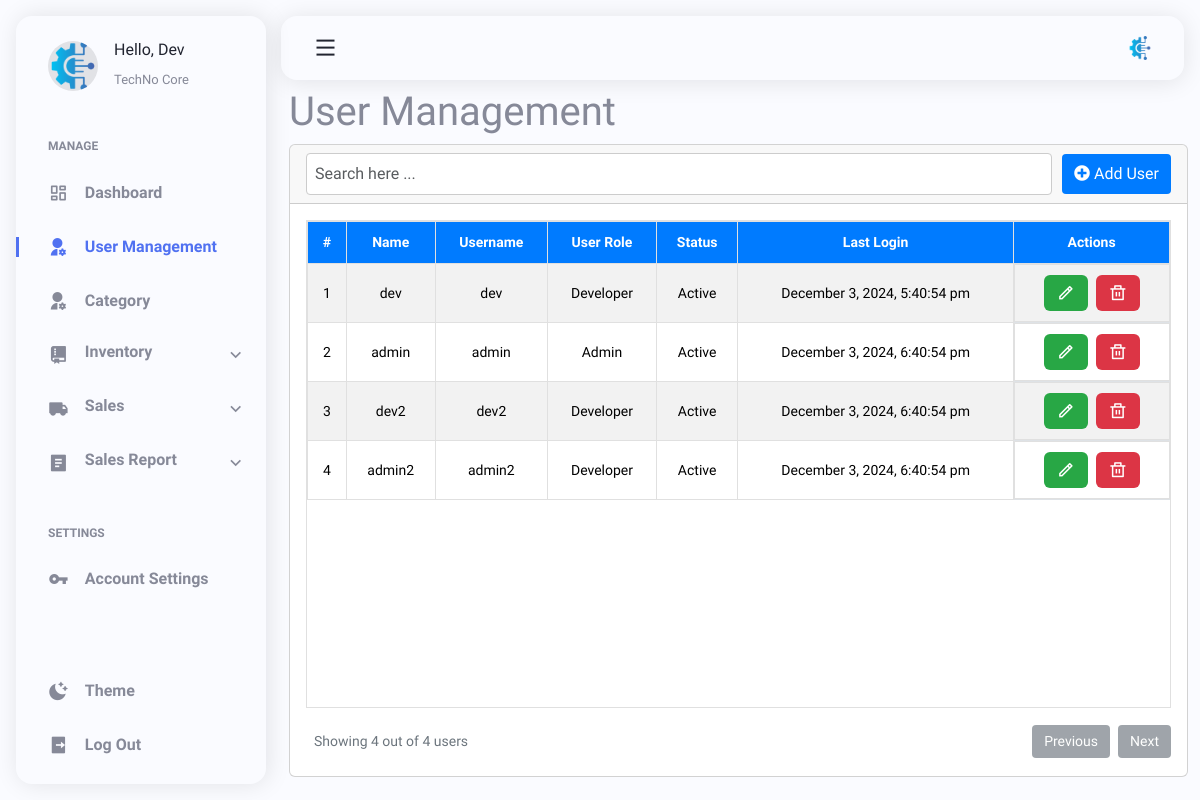
Page /pages/user_management.php (signed in) on the committed database.
### tables this page shows
CREATE TABLE `users` (
  `User_id` int(11) UNSIGNED NOT NULL,
  `name` varchar(60) NOT NULL,
  `username` varchar(50) NOT NULL,
  `password` varchar(255) NOT NULL,
  `user_level` int(11) NOT NULL,
  `image` varchar(255) DEFAULT 'no_image.jpg',
  `status` int(1) NOT NULL,
  `last_login` datetime DEFAULT NULL
);

### pages/user_management.php (the view, shortened to what this page needs)
<?php
include('../layouts/header.php');
require_once '../includes/load.php';
?>
<link rel="stylesheet" href="../lib/usermanagement/userstyle.css">
<main class="main container" id="main">
    <?php include('../layouts/sidebar.php'); ?>
    <h1 class="dash-fix">User Management</h1>
    <div class="main__container">
        <div class="col-lg-12">
            <div class="card">
                <div class="card-header">
                    <form action="_redirect.php" method="post">
                        <input type="text" class="form-control" name="userSearch" id="userSearch"
                            placeholder="Search here ..." autofocus required>
                    </form>
                    <button type="button" class="btn btn-primary" data-bs-toggle="modal"
                        data-bs-target="#createUserModal">
                        <i class="fa fa-plus-circle"></i>
                        Add User
                    </button>
                </div>
                <div class="card-body">
                    <div class="table-responsive" style="height: 61vh; overflow-y: auto;">
                        <table class="table table-striped table-bordered" style="text-align: center; vertical-align: middle;">
                            <thead>
                                        <tr>
                                            <th class="text-center">#</th>
                                            <th>Name</th>
                                            <th>Username</th>
                                            <th>User Role</th>
                                            <th>Status</th>
                                            <th>Last Login</th>
                                            <th class="text-center">Actions</th>
                                        </tr>
                                    </thead>
                                    <tbody>
                                        <?php
                                        $stmt = $conn->query("SELECT User_id, name, username, user_level, status, last_login FROM users");
                                        $user_levels = [
                                            1 => 'Developer',
                                            2 => 'Admin',
                                            3 => 'Staff'
                                        ];
                                        $statuses = [
                                            1 => 'Active',
                                            0 => 'Inactive'
                                        ];
                                        $counter = 1;
                                        while ($row = $stmt->fetch()) {
                                            $createdAt = date_create($row['last_login']);
                                            ?>
                                            <tr>
                                                <td class="text-center"><?= $counter++ ?></td>
                                                <td><?= htmlspecialchars($row['name']) ?></td>
                                                <td><?= htmlspecialchars($row['username']) ?></td>
                                                <td><?= $user_levels[$row['user_level']] ?></td>
                                                <td><?= $statuses[$row['status']] ?></td>
                                                <td class="text-center">
                                                    <?= ($createdAt) ? date_format($createdAt, 'F j, Y, g:i:s a') : 'Not logged in' ?>
                                                </td>
                                                <td class="text-center d-flex justify-content-center gap-2">
                                                    <button type="button" class="editU-btn btn-secondary"
                                                        data-bs-toggle="modal"
                                                        data-bs-target="#editUserModal_<?= $row['User_id'] ?>">
                                                        <i class="ri-pencil-line"></i>
                                                    </button>
                                                    <button type="button" class="deleteU-btn btn-danger"
                                                        data-bs-toggle="modal"
                                                        data-bs-target="#deleteUserModal_<?= $row['User_id'] ?>">
                                                        <i class="ri-delete-bin-line"></i>
                                                    </button>
                                                </td>
                                            </tr>
                                        <?php } ?>
                                    </tbody>
                                </table>
                            </div>
                    <div class="pagination-container d-flex gap-2">
                        <span class="total-users me-auto p-2">Showing 8 out of 0 users</span>
                        <button class="prev-page btn btn-secondary" disabled>Previous</button>
                        <button class="next-page btn btn-secondary" disabled>Next</button>
                    </div>
                </div>
            </div>
        </div>
    </div>
</body>
</html>

### assets/css/main.css (style rules this page uses)
:root { --header-height: 3.5rem; --maincontent-height: 3.5rem; --first-color: hsl(228, 85%, 63%); --title-color: hsl(228, 18%, 16%); --text-color: hsl(228, 8%, 56%); --body-color: hsl(228, 100%, 99%); --shadow-color: hsla(228, 80%, 4%, 0.1); --body-font: "Nunito Sans", system-ui; --normal-font-size: 0.938rem; --smaller-font-size: 0.75rem; --tiny-font-size: 0.75rem; --font-regular: 400; --font-semi-bold: 600; --z-tooltip: 10; --z-fixed: 100; }
@media screen and (min-width: 1150px) { :root { --normal-font-size: 1rem; --smaller-font-size: 0.813rem; } }
* { box-sizing: border-box; padding: 0; margin: 0; }
body { font-family: var(--body-font); font-size: var(--normal-font-size); background-color: var(--body-color); color: var(--text-color); transition: background-color 0.4s; }
button { all: unset; }
.container { margin-inline: 1.5rem; overflow: hidden; }
.main { padding-top: 5rem; }
@media screen and (min-width: 1150px) { .main { padding-left: 265px; padding-top: 5.5rem; transition: padding 0.4s; overflow: hidden; } }
@media (min-width: 1080px) { .container, .container-lg, .container-md, .container-sm { max-width: 98vw; } }

### rows in the picture
users: name "dev", username "dev", user_level "Developer", status "Active", last_login "December 3, 2024, 5:40:54 pm"
users: name "admin", username "admin", user_level "Admin", status "Active", last_login "December 3, 2024, 6:40:54 pm"
users: name "dev2", username "dev2", user_level "Developer", status "Active", last_login "December 3, 2024, 6:40:54 pm"
users: name "admin2", username "admin2", user_level "Developer", status "Active", last_login "December 3, 2024, 6:40:54 pm"
